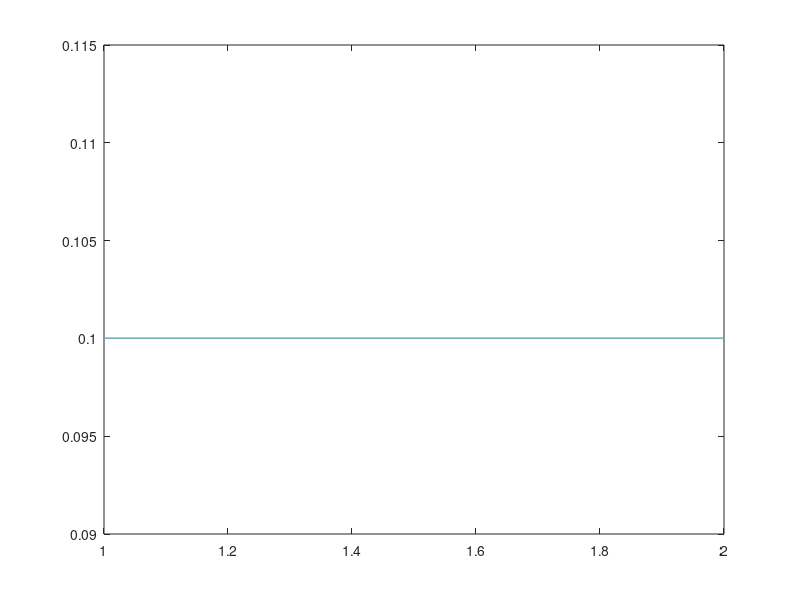

Reproduce this figure in MATLAB.
clc;
clear;
close all;

%% read joint value and plot
% client = tcpip('localhost',9000,'InputBufferSize',10000,'OutputBufferSize',10000 );
% fopen(client);
% 
% % receive robot traj from server
% 
% while (1)
%     if client.BytesAvailable ~= 0
%         curr_data = fread(client, client.BytesAvailable);
%         char_data = char(curr_data);
%         display(char_data)
%         if (char_data(1) == 'J')
%             char_data = char_data(4:end);
%             ndiv = find(char_data == 'd');
%             n_data = round(ndiv/7);
%             qTrj = zeros(n_data, 6);
%             for i = 1:size(ndiv,1)
%                 n_data = fix((i-1) / 7) + 1;
%                 jointIdx = mod(i-1,7) + 1;
%                 if (jointIdx < 7)
%                     if i == 1
%                         qTrj(n_data,jointIdx) = str2num(char_data(1:ndiv(i)-1)');
%                     else
%                         qTrj(n_data,jointIdx) = str2num(char_data(ndiv(i-1)+1:ndiv(i)-1)');
%                     end
%                 end
%             end
%             figure()
%             plot(qTrj)
%         end
%     end
% end

%% test

char_data = [];
char_data = [char_data; 'J'; '1'; 'd'];
for i = 1:14
    char_data = [char_data; num2str(0.1)'; 'd'];
end
if (char_data(1) == 'J')
    char_data = char_data(4:end);
    ndiv = find(char_data == 'd');
    n_data = round(size(ndiv,1)/7);
    qTrj = zeros(n_data, 6);
    for i = 1:size(ndiv,1)
        n_data = fix((i-1) / 7) + 1;
        jointIdx = mod(i-1,7) + 1;
        if (jointIdx < 7)
            if i == 1
                qTrj(n_data,jointIdx) = str2num(char_data(1:ndiv(i)-1)');
            else
                qTrj(n_data,jointIdx) = str2num(char_data(ndiv(i-1)+1:ndiv(i)-1)');
            end
        end
    end
    figure()
    plot(qTrj)
end
















